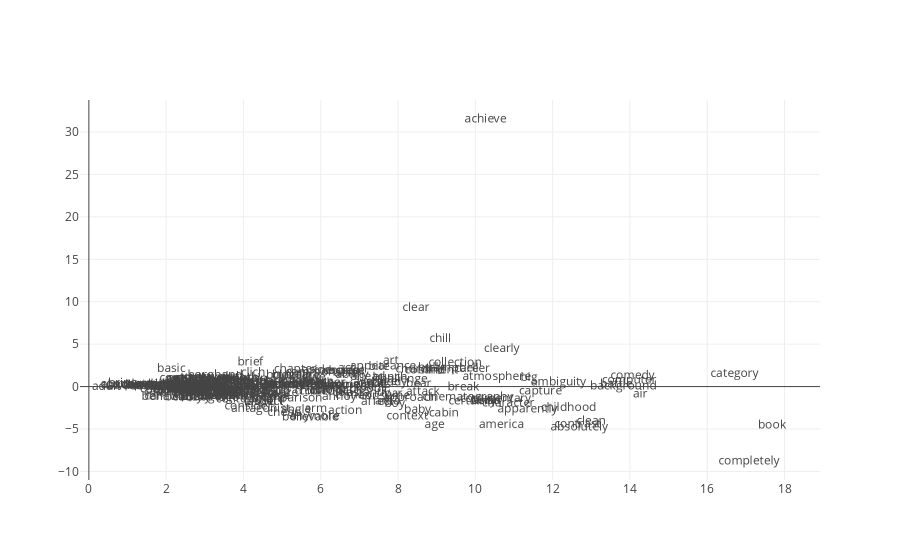

The notebook cell this image was saved under:
### Code cell
trace = go.Scattergl(
    x = data_2d[:,0],
    y = data_2d[:,1],
    mode = 'text',
    marker = dict(
        color = '#FFBAD2',
        line = dict(width = 1)
    ),
    text = vectorizer.get_feature_names()
)
data = [trace]
iplot(data, filename='text-scatter-mode')

### Figure 1 — Plotly figure (JSON) as saved in the notebook; plotly's stock layout.template omitted (floating-point values rounded to 4 significant figures; data arrays with more than 128 entries replaced by an {"elided": "..."} marker saying what was removed)
{"data": [{"marker": {"color": "#FFBAD2", "line": {"width": 1}}, "mode": "text", "text": {"elided": "1318 str values"}, "type": "scattergl", "uid": "2c03facc-5ee1-11e9-bdc7-3413e84cdda7", "x": {"elided": "241 float values"}, "y": {"elided": "241 float values"}}], "layout": {}}
